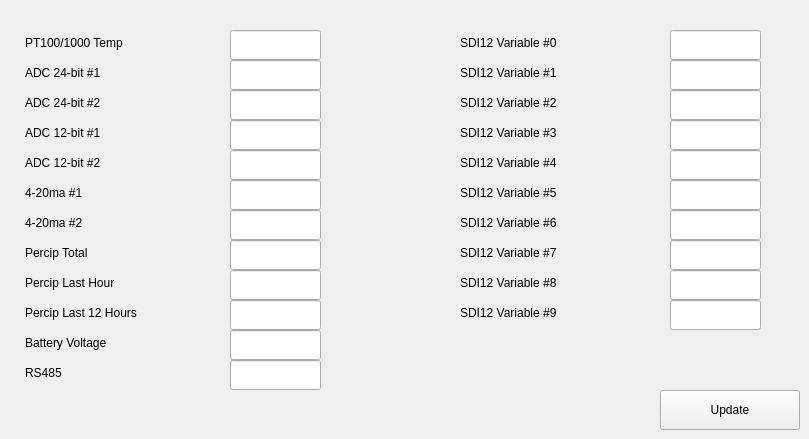
    <widget class="QWidget" name="monitor_tab">
     <attribute name="title">
      <string>Monitoring</string>
     </attribute>
     <widget class="QLabel" name="checkBox_70">
      <property name="geometry">
       <rect>
        <x>25</x>
        <y>120</y>
        <width>200</width>
        <height>25</height>
       </rect>
      </property>
      <property name="text">
       <string>ADC 12-bit #1</string>
      </property>
     </widget>
     <widget class="QLabel" name="checkBox_71">
      <property name="geometry">
       <rect>
        <x>460</x>
        <y>90</y>
        <width>200</width>
        <height>25</height>
       </rect>
      </property>
      <property name="text">
       <string>SDI12 Variable #2</string>
      </property>
     </widget>
     <widget class="QLabel" name="checkBox_72">
      <property name="geometry">
       <rect>
        <x>460</x>
        <y>240</y>
        <width>200</width>
        <height>25</height>
       </rect>
      </property>
      <property name="text">
       <string>SDI12 Variable #7</string>
      </property>
     </widget>
     <widget class="QLabel" name="checkBox_73">
      <property name="geometry">
       <rect>
        <x>25</x>
        <y>240</y>
        <width>200</width>
        <height>25</height>
       </rect>
      </property>
      <property name="text">
       <string>Percip Total</string>
      </property>
     </widget>
     <widget class="QLabel" name="checkBox_74">
      <property name="geometry">
       <rect>
        <x>25</x>
        <y>300</y>
        <width>200</width>
        <height>25</height>
       </rect>
      </property>
      <property name="text">
       <string>Percip Last 12 Hours</string>
      </property>
      <property name="checked" stdset="0">
       <bool>false</bool>
      </property>
      <property name="tristate" stdset="0">
       <bool>false</bool>
      </property>
     </widget>
     <widget class="QLabel" name="checkBox_75">
      <property name="geometry">
       <rect>
        <x>25</x>
        <y>150</y>
        <width>200</width>
        <height>25</height>
       </rect>
      </property>
      <property name="text">
       <string>ADC 12-bit #2</string>
      </property>
     </widget>
     <widget class="QLabel" name="checkBox_76">
      <property name="geometry">
       <rect>
        <x>25</x>
        <y>180</y>
        <width>200</width>
        <height>25</height>
       </rect>
      </property>
      <property name="text">
       <string>4-20ma #1</string>
      </property>
     </widget>
     <widget class="QLabel" name="checkBox_77">
      <property name="geometry">
       <rect>
        <x>25</x>
        <y>330</y>
        <width>200</width>
        <height>25</height>
       </rect>
      </property>
      <property name="text">
       <string>Battery Voltage</string>
      </property>
     </widget>
     <widget class="QLabel" name="checkBox_78">
      <property name="geometry">
       <rect>
        <x>460</x>
        <y>300</y>
        <width>200</width>
        <height>25</height>
       </rect>
      </property>
      <property name="text">
       <string>SDI12 Variable #9</string>
      </property>
     </widget>
     <widget class="QLabel" name="checkBox_79">
      <property name="geometry">
       <rect>
        <x>460</x>
        <y>150</y>
        <width>200</width>
        <height>25</height>
       </rect>
      </property>
      <property name="text">
       <string>SDI12 Variable #4</string>
      </property>
     </widget>
     <widget class="QLabel" name="checkBox_80">
      <property name="geometry">
       <rect>
        <x>460</x>
        <y>120</y>
        <width>200</width>
        <height>25</height>
       </rect>
      </property>
      <property name="text">
       <string>SDI12 Variable #3</string>
      </property>
     </widget>
     <widget class="QLabel" name="checkBox_81">
      <property name="geometry">
       <rect>
        <x>460</x>
        <y>210</y>
        <width>200</width>
        <height>25</height>
       </rect>
      </property>
      <property name="text">
       <string>SDI12 Variable #6</string>
      </property>
     </widget>
     <widget class="QLabel" name="checkBox_82">
      <property name="geometry">
       <rect>
        <x>25</x>
        <y>90</y>
        <width>200</width>
        <height>25</height>
       </rect>
      </property>
      <property name="text">
       <string>ADC 24-bit #2</string>
      </property>
     </widget>
     <widget class="QLabel" name="checkBox_83">
      <property name="geometry">
       <rect>
        <x>460</x>
        <y>270</y>
        <width>200</width>
        <height>25</height>
       </rect>
      </property>
      <property name="text">
       <string>SDI12 Variable #8</string>
      </property>
     </widget>
     <widget class="QLabel" name="checkBox_84">
      <property name="geometry">
       <rect>
        <x>460</x>
        <y>60</y>
        <width>200</width>
        <height>25</height>
       </rect>
      </property>
      <property name="text">
       <string>SDI12 Variable #1</string>
      </property>
     </widget>
     <widget class="QLabel" name="checkBox_85">
      <property name="geometry">
       <rect>
        <x>25</x>
        <y>30</y>
        <width>200</width>
        <height>25</height>
       </rect>
      </property>
      <property name="text">
       <string>PT100/1000 Temp</string>
      </property>
     </widget>
     <widget class="QLabel" name="checkBox_86">
      <property name="geometry">
       <rect>
        <x>25</x>
        <y>210</y>
        <width>200</width>
        <height>25</height>
       </rect>
      </property>
      <property name="text">
       <string>4-20ma #2</string>
      </property>
     </widget>
     <widget class="QLabel" name="checkBox_87">
      <property name="geometry">
       <rect>
        <x>25</x>
        <y>60</y>
        <width>200</width>
        <height>25</height>
       </rect>
      </property>
      <property name="text">
       <string>ADC 24-bit #1</string>
      </property>
     </widget>
     <widget class="QLabel" name="checkBox_88">
      <property name="geometry">
       <rect>
        <x>25</x>
        <y>270</y>
        <width>200</width>
        <height>25</height>
       </rect>
      </property>
      <property name="text">
       <string>Percip Last Hour</string>
      </property>
     </widget>
     <widget class="QLabel" name="checkBox_89">
      <property name="geometry">
       <rect>
        <x>460</x>
        <y>180</y>
        <width>200</width>
        <height>25</height>
       </rect>
      </property>
      <property name="text">
       <string>SDI12 Variable #5</string>
      </property>
     </widget>
     <widget class="QLineEdit" name="s1_mon">
      <property name="geometry">
       <rect>
        <x>670</x>
        <y>60</y>
        <width>91</width>
        <height>30</height>
       </rect>
      </property>
      <property name="readOnly">
       <bool>true</bool>
      </property>
     </widget>
     <widget class="QLineEdit" name="s2_mon">
      <property name="geometry">
       <rect>
        <x>670</x>
        <y>90</y>
        <width>91</width>
        <height>30</height>
       </rect>
      </property>
      <property name="readOnly">
       <bool>true</bool>
      </property>
     </widget>
     <widget class="QLineEdit" name="s4_mon">
      <property name="geometry">
       <rect>
        <x>670</x>
        <y>150</y>
        <width>91</width>
        <height>30</height>
       </rect>
      </property>
      <property name="readOnly">
       <bool>true</bool>
      </property>
     </widget>
     <widget class="QLineEdit" name="s3_mon">
      <property name="geometry">
       <rect>
        <x>670</x>
        <y>120</y>
        <width>91</width>
        <height>30</height>
       </rect>
      </property>
      <property name="readOnly">
       <bool>true</bool>
      </property>
     </widget>
     <widget class="QLineEdit" name="s6_mon">
      <property name="geometry">
       <rect>
        <x>670</x>
        <y>210</y>
        <width>91</width>
        <height>30</height>
       </rect>
      </property>
      <property name="readOnly">
       <bool>true</bool>
      </property>
     </widget>
     <widget class="QLineEdit" name="s8_mon">
      <property name="geometry">
       <rect>
        <x>670</x>
        <y>270</y>
        <width>91</width>
        <height>30</height>
       </rect>
      </property>
      <property name="readOnly">
       <bool>true</bool>
      </property>
     </widget>
     <widget class="QLineEdit" name="s7_mon">
      <property name="geometry">
       <rect>
        <x>670</x>
        <y>240</y>
        <width>91</width>
        <height>30</height>
       </rect>
      </property>
      <property name="readOnly">
       <bool>true</bool>
      </property>
     </widget>
     <widget class="QLineEdit" name="s5_mon">
      <property name="geometry">
       <rect>
        <x>670</x>
        <y>180</y>
        <width>91</width>
        <height>30</height>
       </rect>
      </property>
      <property name="readOnly">
       <bool>true</bool>
      </property>
     </widget>
     <widget class="QLineEdit" name="c2_mon">
      <property name="geometry">
       <rect>
        <x>230</x>
        <y>210</y>
        <width>91</width>
        <height>30</height>
       </rect>
      </property>
      <property name="readOnly">
       <bool>true</bool>
      </property>
     </widget>
     <widget class="QLineEdit" name="a1_mon">
      <property name="geometry">
       <rect>
        <x>230</x>
        <y>60</y>
        <width>91</width>
        <height>30</height>
       </rect>
      </property>
      <property name="readOnly">
       <bool>true</bool>
      </property>
     </widget>
     <widget class="QLineEdit" name="c1_mon">
      <property name="geometry">
       <rect>
        <x>230</x>
        <y>180</y>
        <width>91</width>
        <height>30</height>
       </rect>
      </property>
      <property name="readOnly">
       <bool>true</bool>
      </property>
     </widget>
     <widget class="QLineEdit" name="a3_mon">
      <property name="geometry">
       <rect>
        <x>230</x>
        <y>120</y>
        <width>91</width>
        <height>30</height>
       </rect>
      </property>
      <property name="readOnly">
       <bool>true</bool>
      </property>
     </widget>
     <widget class="QLineEdit" name="a4_mon">
      <property name="geometry">
       <rect>
        <x>230</x>
        <y>150</y>
        <width>91</width>
        <height>30</height>
       </rect>
      </property>
      <property name="readOnly">
       <bool>true</bool>
      </property>
     </widget>
     <widget class="QLineEdit" name="a2_mon">
      <property name="geometry">
       <rect>
        <x>230</x>
        <y>90</y>
        <width>91</width>
        <height>30</height>
       </rect>
      </property>
      <property name="readOnly">
       <bool>true</bool>
      </property>
     </widget>
     <widget class="QLineEdit" name="ra_mon">
      <property name="geometry">
       <rect>
        <x>230</x>
        <y>240</y>
        <width>91</width>
        <height>30</height>
       </rect>
      </property>
      <property name="readOnly">
       <bool>true</bool>
      </property>
     </widget>
     <widget class="QLineEdit" name="pt_mon">
      <property name="geometry">
       <rect>
        <x>230</x>
        <y>30</y>
        <width>91</width>
        <height>30</height>
       </rect>
      </property>
      <property name="readOnly">
       <bool>true</bool>
      </property>
     </widget>
     <widget class="QLineEdit" name="s9_mon">
      <property name="geometry">
       <rect>
        <x>670</x>
        <y>300</y>
        <width>91</width>
        <height>30</height>
       </rect>
      </property>
      <property name="readOnly">
       <bool>true</bool>
      </property>
     </widget>
     <widget class="QLineEdit" name="batt_mon">
      <property name="geometry">
       <rect>
        <x>230</x>
        <y>330</y>
        <width>91</width>
        <height>30</height>
       </rect>
      </property>
      <property name="readOnly">
       <bool>true</bool>
      </property>
     </widget>
     <widget class="QLineEdit" name="ra_1_mon">
      <property name="geometry">
       <rect>
        <x>230</x>
        <y>270</y>
        <width>91</width>
        <height>30</height>
       </rect>
      </property>
      <property name="readOnly">
       <bool>true</bool>
      </property>
     </widget>
     <widget class="QLineEdit" name="ra_12_mon">
      <property name="geometry">
       <rect>
        <x>230</x>
        <y>300</y>
        <width>91</width>
        <height>30</height>
       </rect>
      </property>
      <property name="readOnly">
       <bool>true</bool>
      </property>
     </widget>
     <widget class="QPushButton" name="update_button">
      <property name="geometry">
       <rect>
        <x>660</x>
        <y>390</y>
        <width>140</width>
        <height>40</height>
       </rect>
      </property>
      <property name="text">
       <string>Update</string>
      </property>
     </widget>
     <widget class="QLabel" name="checkBox_93">
      <property name="geometry">
       <rect>
        <x>460</x>
        <y>30</y>
        <width>200</width>
        <height>25</height>
       </rect>
      </property>
      <property name="text">
       <string>SDI12 Variable #0</string>
      </property>
     </widget>
     <widget class="QLineEdit" name="s0_mon">
      <property name="geometry">
       <rect>
        <x>670</x>
        <y>30</y>
        <width>91</width>
        <height>30</height>
       </rect>
      </property>
      <property name="readOnly">
       <bool>true</bool>
      </property>
     </widget>
     <widget class="QLabel" name="checkBox_97">
      <property name="geometry">
       <rect>
        <x>25</x>
        <y>360</y>
        <width>200</width>
        <height>25</height>
       </rect>
      </property>
      <property name="text">
       <string>RS485</string>
      </property>
     </widget>
     <widget class="QLineEdit" name="rs_mon">
      <property name="geometry">
       <rect>
        <x>230</x>
        <y>360</y>
        <width>91</width>
        <height>30</height>
       </rect>
      </property>
      <property name="readOnly">
       <bool>true</bool>
      </property>
     </widget>
    </widget>
